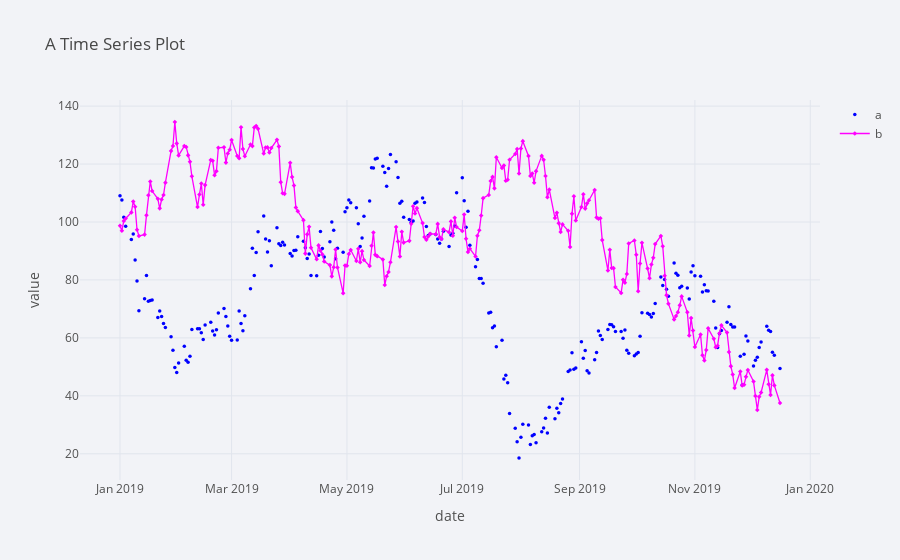

The notebook cell this image was saved under:
### Code cell
plyo.iplot(df[['a', 'b']].iplot(asFigure = True,
                                theme = 'polar',
                                title = 'A Time Series Plot',
                                xTitle = 'date',
                                yTitle = 'value',
                                mode = {'a':'markers', 'b':'lines+markers'},
                                symbol = {'a':'circle', 'b': 'diamond'},
                                size = 3.5,
                                colors = {'a': 'blue', 'b': 'magenta'}),
                                image = 'png',
                                filename = 'ply_02')

### Figure 1 — Plotly figure (JSON) as saved in the notebook; plotly's stock layout.template omitted (floating-point values rounded to 4 significant figures; data arrays with more than 128 entries replaced by an {"elided": "..."} marker saying what was removed)
{"data": [{"line": {"color": "blue", "dash": "solid", "shape": "linear", "width": 1.3}, "marker": {"size": 3.5, "symbol": "circle"}, "mode": "markers", "name": "a", "text": "", "type": "scatter", "x": {"elided": "250 str values"}, "y": {"elided": "250 float values"}}, {"line": {"color": "magenta", "dash": "solid", "shape": "linear", "width": 1.3}, "marker": {"size": 3.5, "symbol": "diamond"}, "mode": "lines+markers", "name": "b", "text": "", "type": "scatter", "x": {"elided": "250 str values"}, "y": {"elided": "250 float values"}}], "layout": {"legend": {"bgcolor": "#F2F3F7", "font": {"color": "#505050"}}, "paper_bgcolor": "#F2F3F7", "plot_bgcolor": "#F2F3F7", "title": {"font": {"color": "#484848"}, "text": "A Time Series Plot"}, "xaxis": {"gridcolor": "#E1E5ED", "showgrid": true, "tickfont": {"color": "#505050"}, "title": {"font": {"color": "#505050"}, "text": "date"}, "zerolinecolor": "#E1E5ED"}, "yaxis": {"gridcolor": "#E1E5ED", "showgrid": true, "tickfont": {"color": "#505050"}, "title": {"font": {"color": "#505050"}, "text": "value"}, "zerolinecolor": "#E1E5ED"}}}
